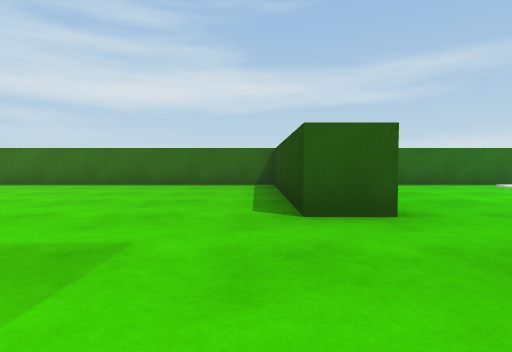
[1] (above)

24 first-person views from a walk through a 3-D level made in the Unity game engine. The camera is 0.55 m above the floor, tilts 2° down and sees 80° across. The floor is counted in squares, 1 m on a side. Each view is taken from the middle of a square. On the plan, view 1 faces up. The plan holds only what a view shows up to about 9 squares ahead; the rest is blank. The place goes on beyond the plan. The player character is not drawn. Surface patterns are stand-ins for the level's own textures.

[2]
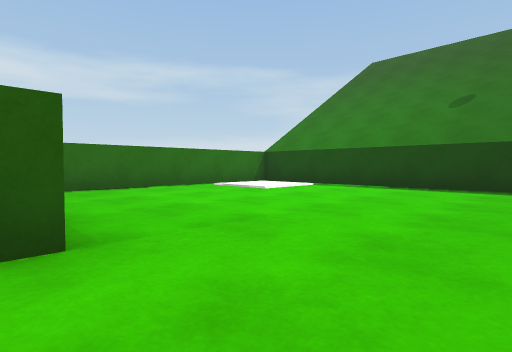

[3]
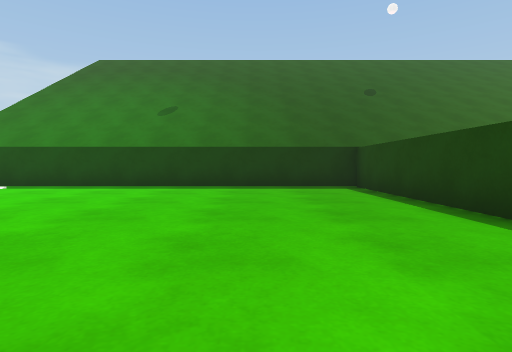

[4]
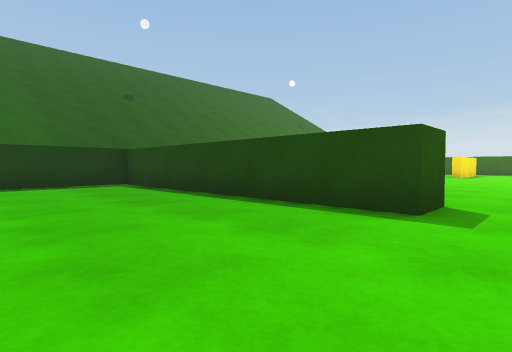

[5]
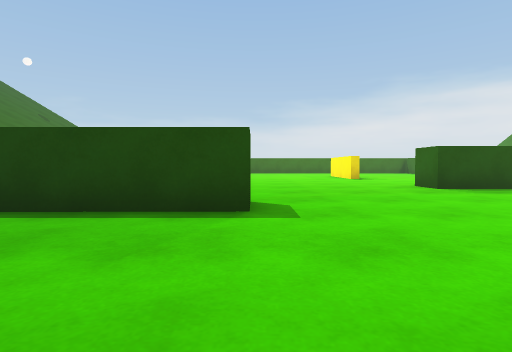

[6]
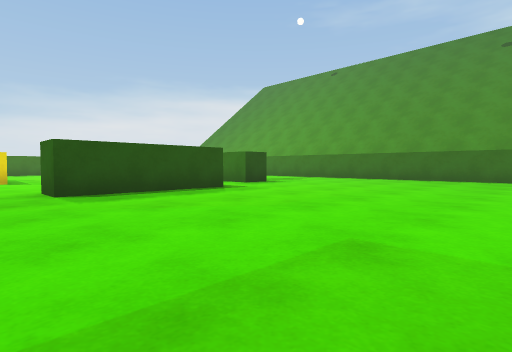

[7]
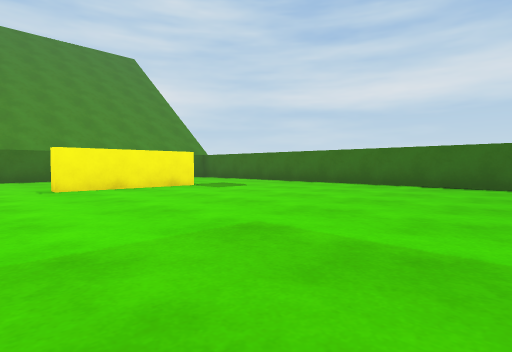

[8]
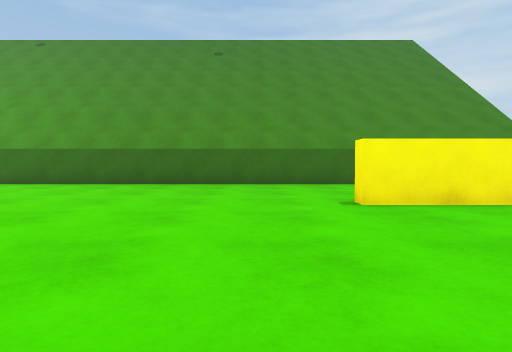

[9]
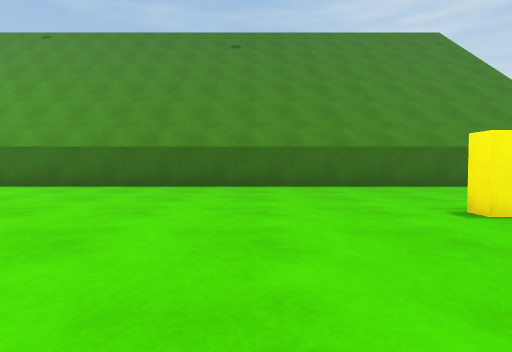

[10]
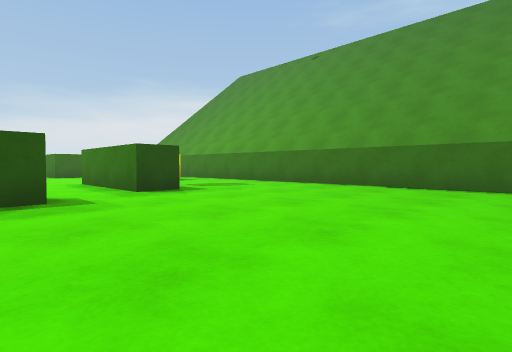

[11]
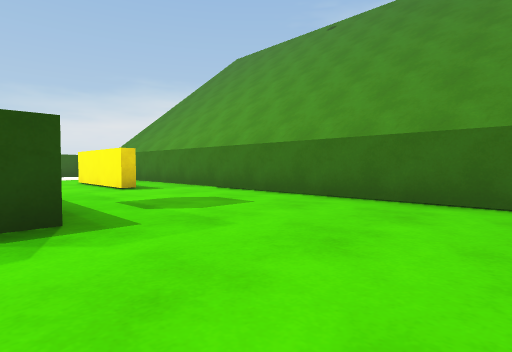

[12]
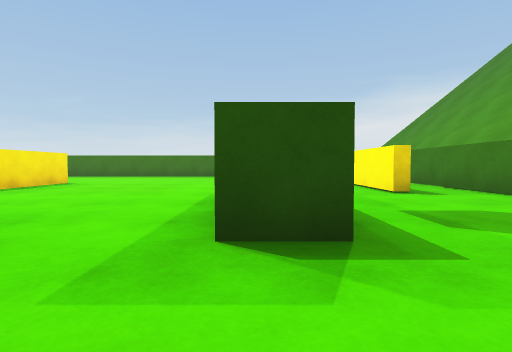

[13]
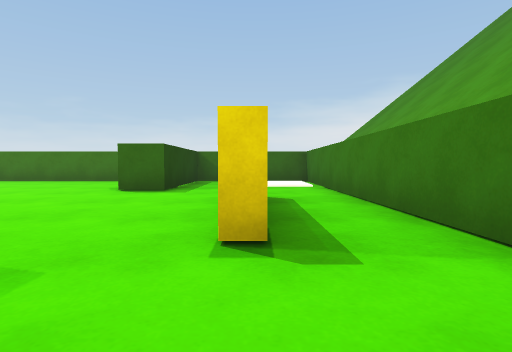

[14]
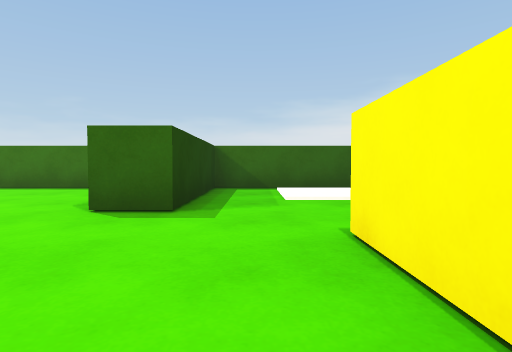

[15]
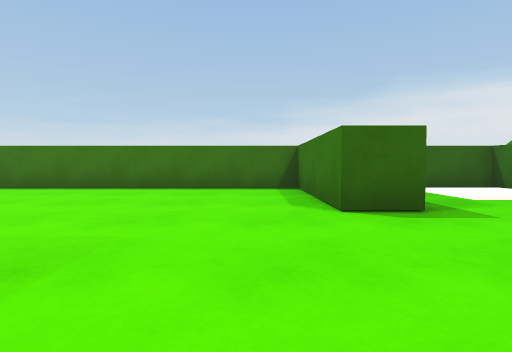

[16]
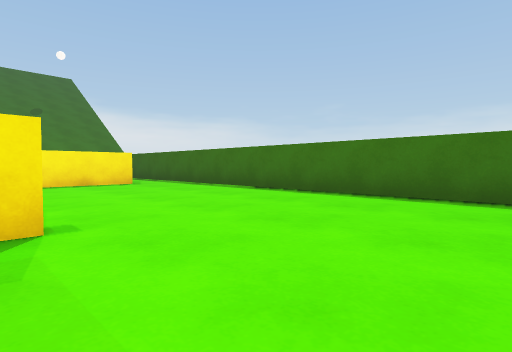

[17]
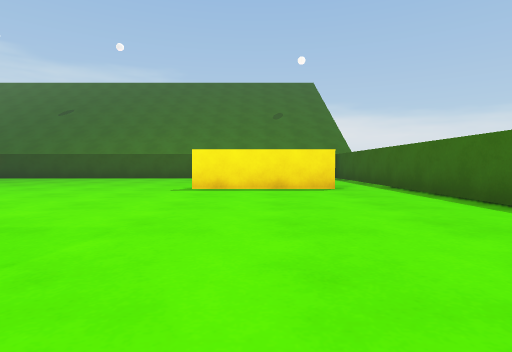

[18]
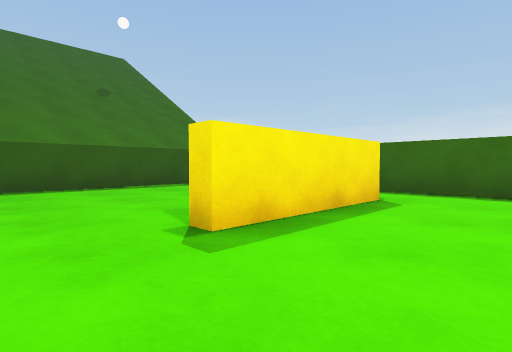

[19]
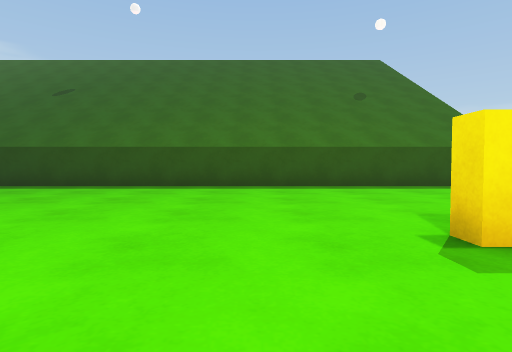

[20]
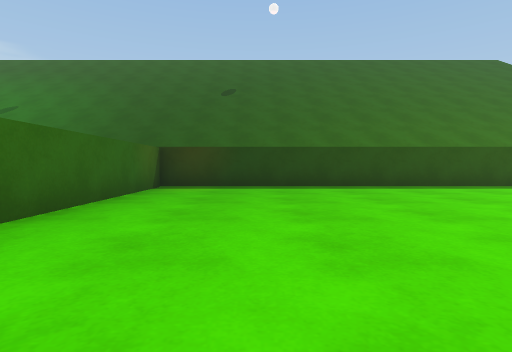

[21]
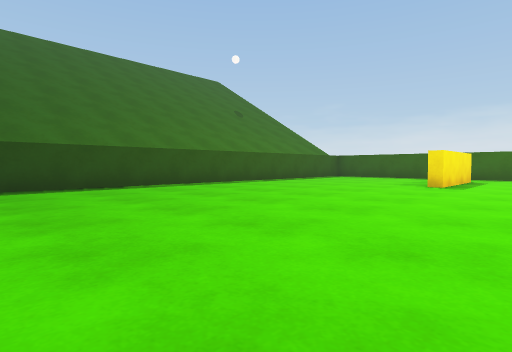

[22]
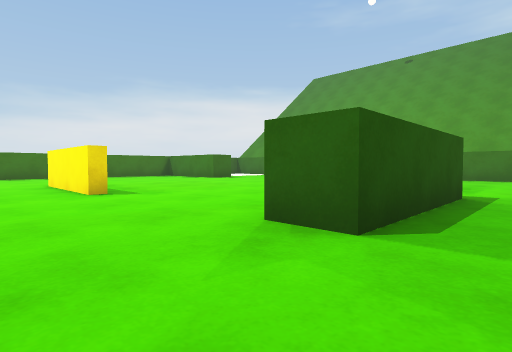

[23]
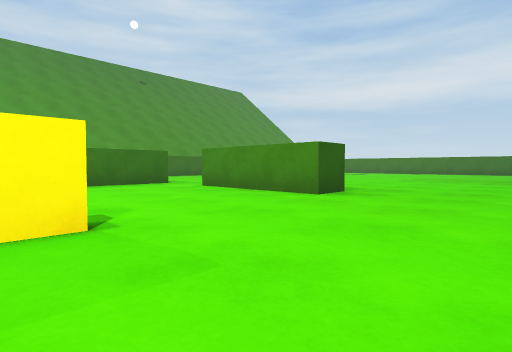

[24]
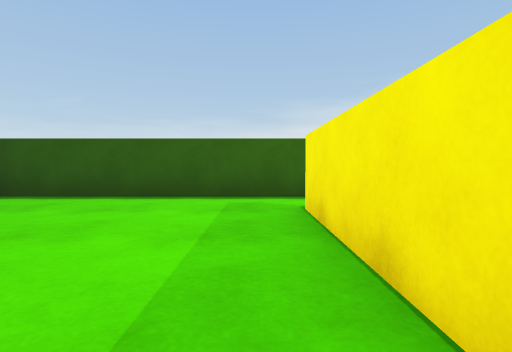

### Floor plan
Points are (right, up) in squares from view 1. A wall is a line through its corners. A room is listed if a view was taken in it or the views show most of it. See-through windows are left out.
Room 1 (views 1, 2, 3, 4, 5, 6, 7, 8, 9, 10, 11, 12, 13, 14, 15, 16, 17, 18, 19, 20, 21, 22, 23, 24)
walls: (1.1, -3.6) (1.1, -2.6) (8.7, -2.6) (8.7, 6.5); (-7, -6.1) (-3.2, -6.1) (-3.2, -7.1) (-7, -7.1); (-3.2, -11.1) (-2.8, -11.1) (-2.8, -14.5); (-9.8, -7.2) (-8.7, -7.2) (-8.7, -10.9); (1.6, 3.2) (0.5, 3.2) (0.5, 8.3) (-7, 8.3); (-3.1, -14.6) (-3.1, -11.9); (-12.1, -11.1) (-11.7, -11.1) (-11.7, -14.5); (-9.2, 4.9) (-9.2, 1.5) (-9.6, 1.5); (3, -17.9) (3, -14.5) (3.4, -14.5) (3.4, -17.9); (-13.7, 4.4) (-13.7, -19.4) (-10, -19.4) (-10, -15.6) (-9, -15.6) (-9, -19.4) (8.6, -19.4); (7, 8.3) (2.6, 8.3); (8.7, -18) (8.7, -3.6) (3.8, -3.6)

Positions as (right, up) in squares from view 1, and headings:
1: (0, 0), facing up
2: (1, 1), facing up-right
3: (1, 0), facing right
4: (0, 1), facing down-right
5: (1, 1), facing down
6: (-2, 0), facing down-left
7: (-2, 0), facing up-left
8: (-5, 0), facing left
9: (-6, -1), facing left
10: (-6, -1), facing down-left
11: (-9, -4), facing down-left
12: (-9, -5), facing down
13: (-12, -9), facing down
14: (-11, -12), facing down
15: (-8, -12), facing down
16: (-6, -14), facing down-right
17: (-4, -16), facing right
18: (1, -13), facing down-right
19: (1, -13), facing right
20: (1, -6), facing right
21: (1, -6), facing down-right
22: (-1, -5), facing down-left
23: (0, -12), facing up-left
24: (4, -14), facing down
